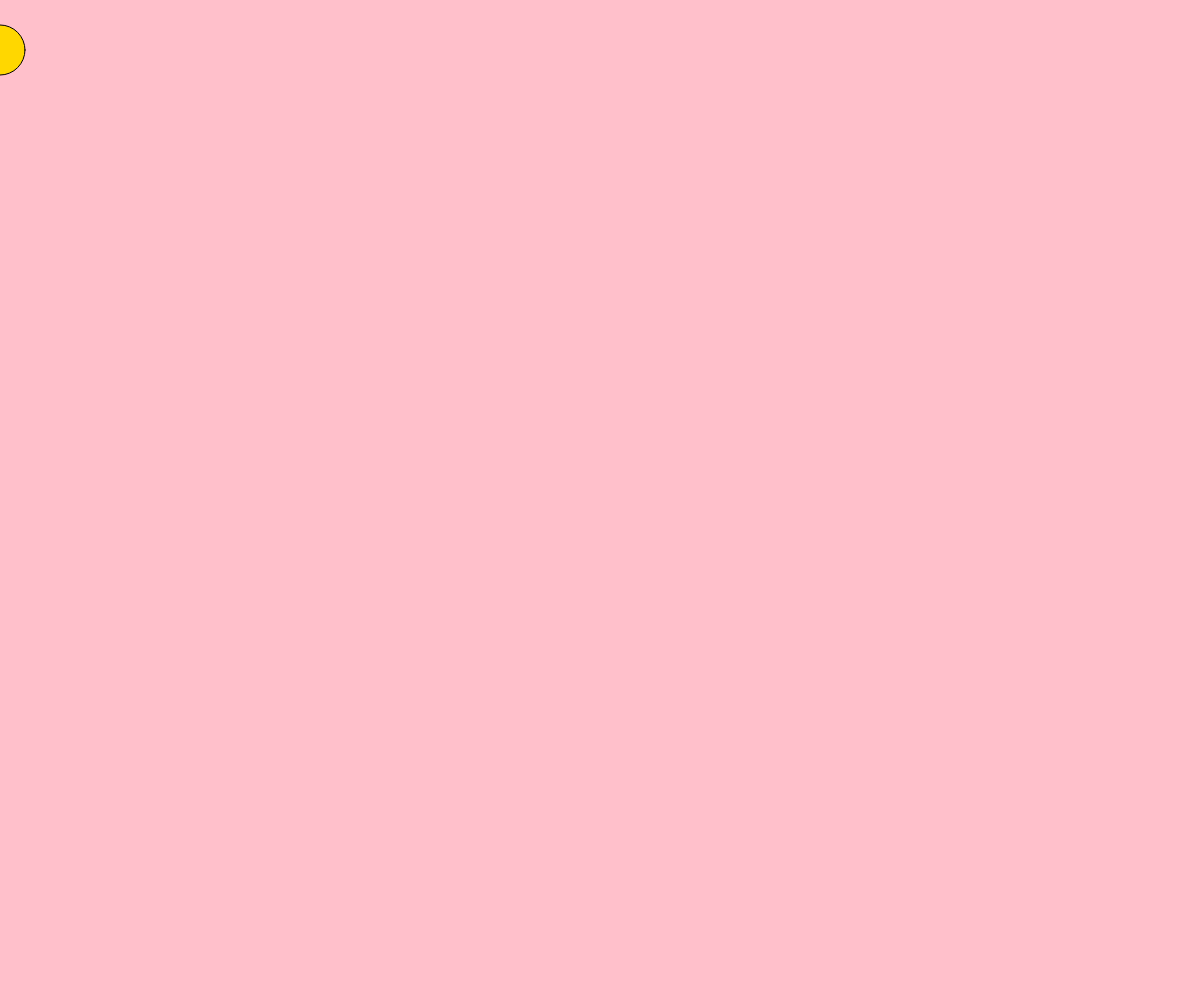
Frame 1 (no input)
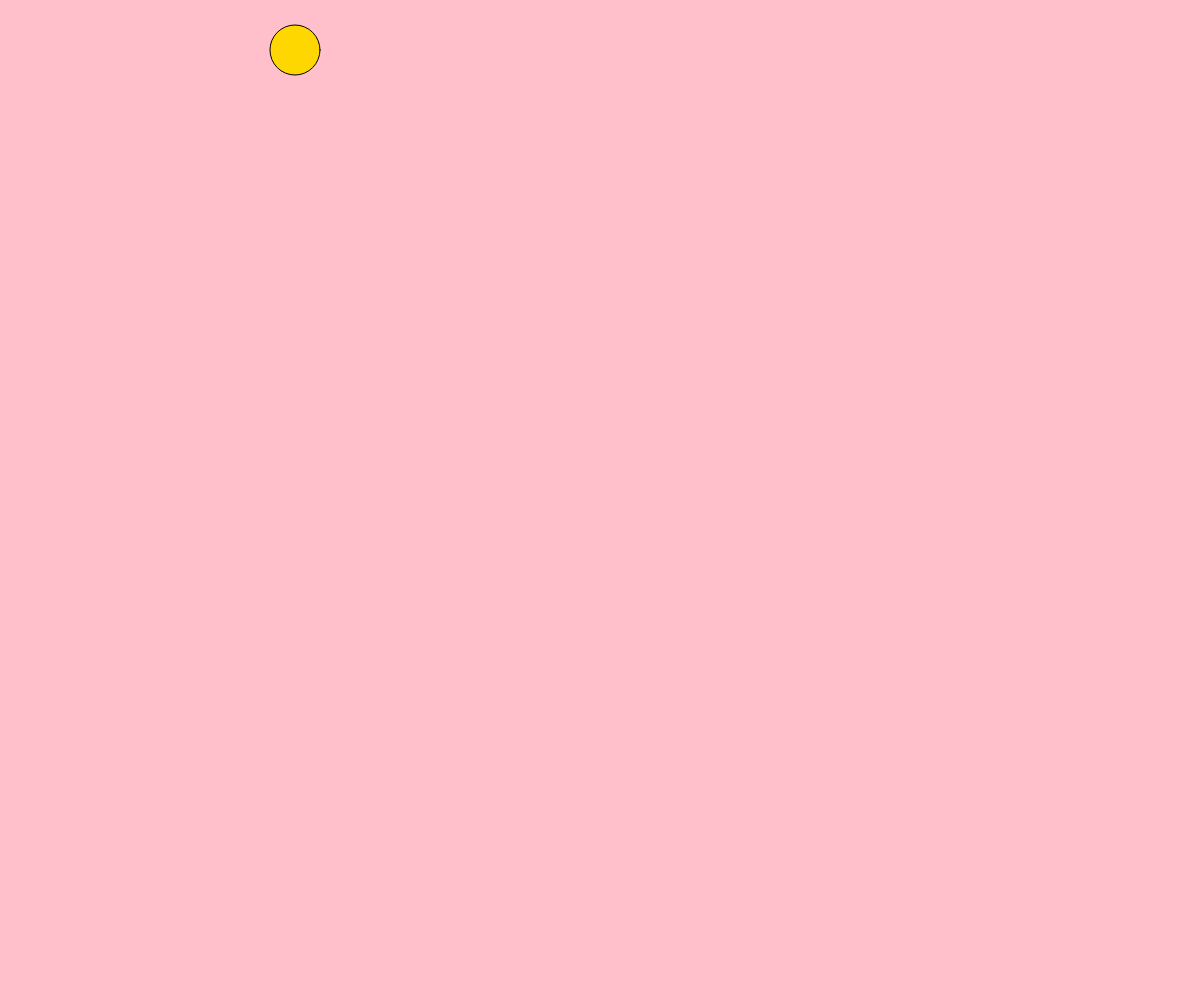
Frame 60 (no input)
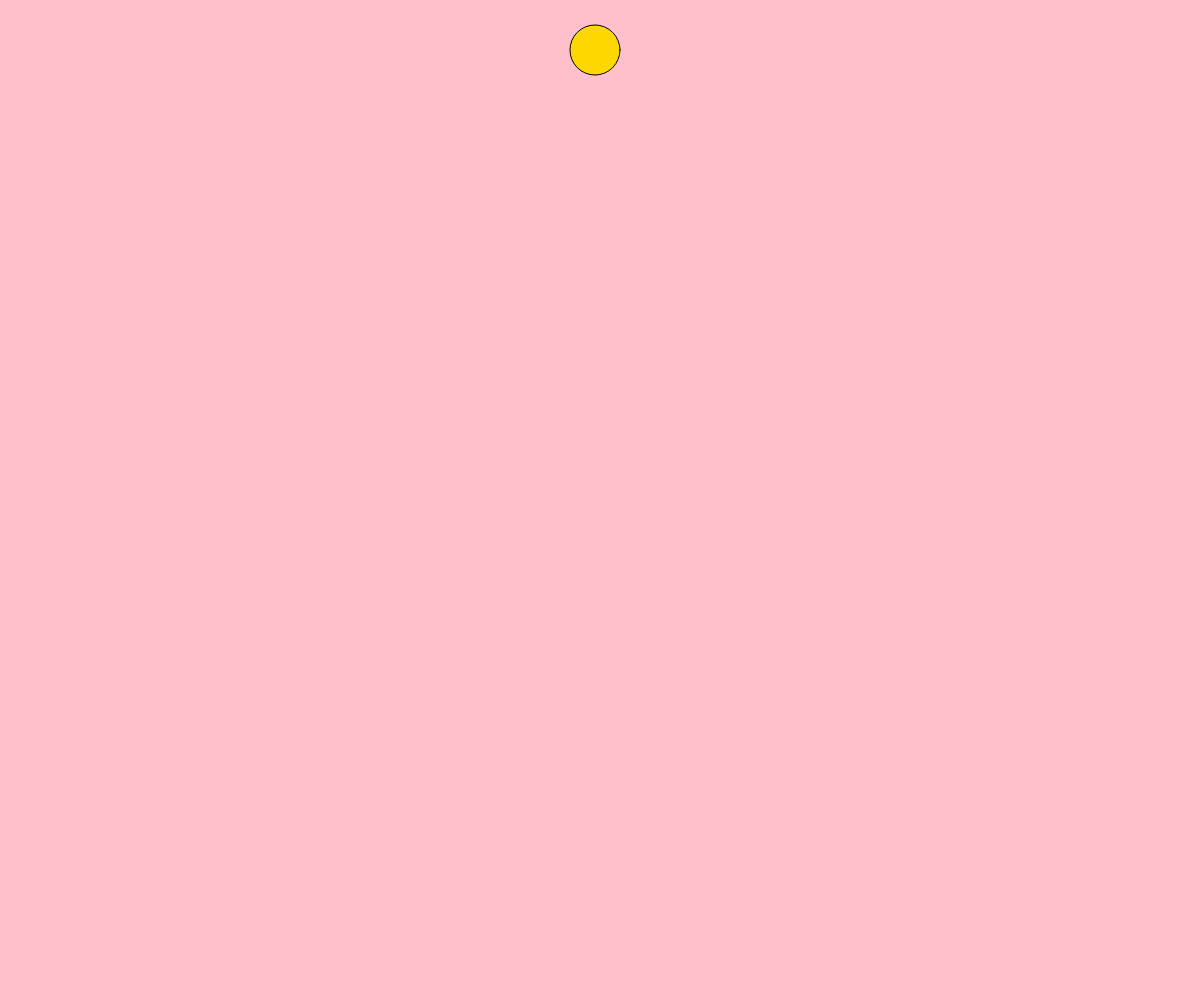
Frame 120 (the mouse pressed at the canvas centre since frame 60)

The p5.js sketch that drew these frames (run headless with seeded random() and noise() and a simulated clock; from frame 60 on, the mouse is pressed at the canvas centre):

// p5.js sketch
// ── sketch.js
function setup() {
  createCanvas(windowWidth, windowHeight);
  background("pink");
  fill('gold');
}

let xPos= 0;
let xVelocity = 5;

function draw() {
  background ('pink');
  ellipse(xPos, 50, 50, 50);

  xPos = xPos + xVelocity;

  if (xPos > windowWidth){
    xVelocity = -5;
  }
  if (xPos < 0) {
    xVelocity = 5;
  }
 
}
